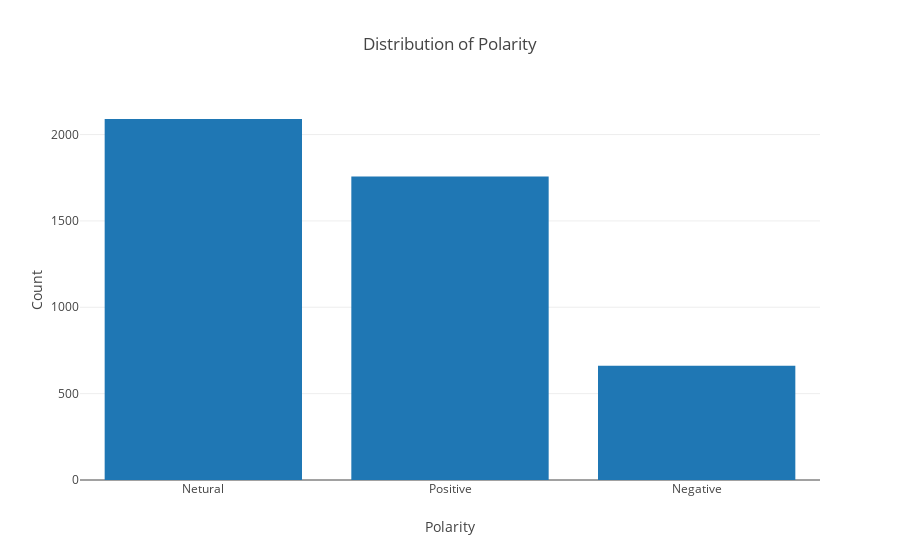

The notebook cell this image was saved under:
### Code cell
# Distribution of Polartiy 

polarity = pd.DataFrame({'polarity':df.polarity.value_counts()})
polarity = polarity.sort_values(by = 'polarity', ascending = False)

trace = go.Bar( x = polarity.index ,
              y = polarity.polarity)

data = [trace]

layout = go.Layout( title = 'Distribution of Polarity',
                  xaxis = dict(title = 'Polarity'),
                  yaxis = dict(title = 'Count'))
fig = go.Figure(data = data, layout=layout)
plotly.offline.iplot(fig)

### Figure 1 — Plotly figure (JSON) as saved in the notebook; plotly's stock layout.template omitted (floating-point values rounded to 4 significant figures)
{"data": [{"type": "bar", "uid": "e1977ff2-2f7e-4724-b27b-00223de30a0e", "x": ["Netural", "Positive", "Negative"], "y": [2090, 1757, 662]}], "layout": {"title": {"text": "Distribution of Polarity"}, "xaxis": {"title": {"text": "Polarity"}}, "yaxis": {"title": {"text": "Count"}}}}
